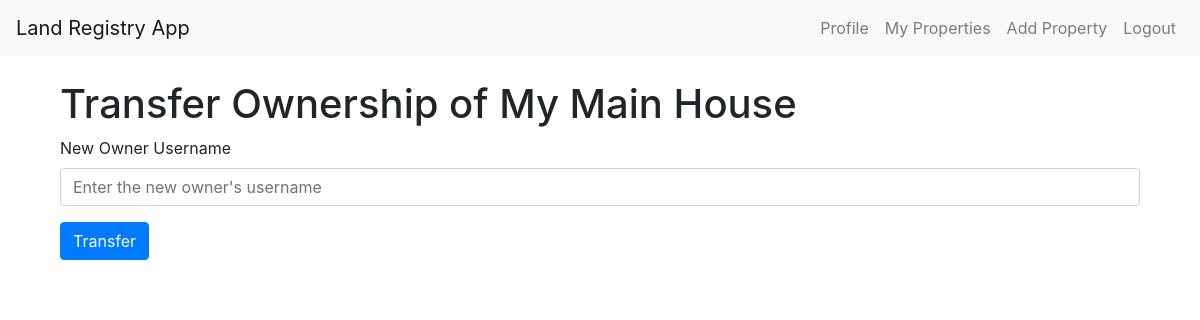
Page /transfer_property/2 (signed in) on the earlier database version.
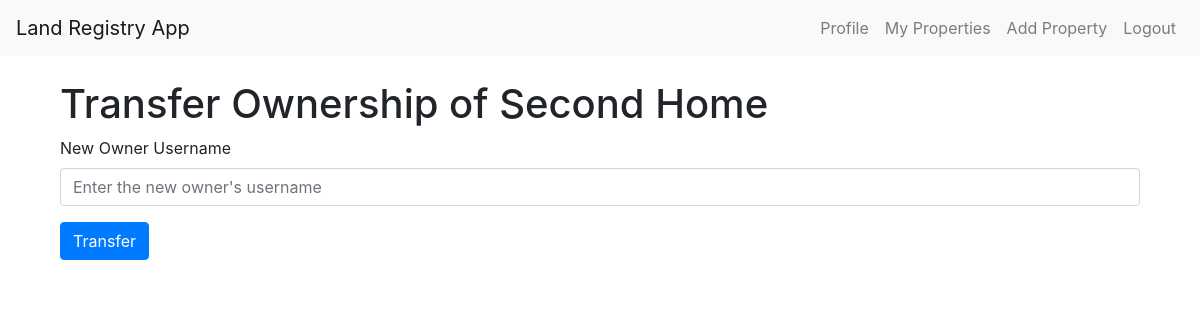
Same page on the later database version.
### models/property.py (models this page shows, shortened)
class Property(db.Model):
    id = db.Column(db.Integer, primary_key=True)
    title = db.Column(db.String(100), nullable=False)
    property_type = db.Column(db.String(50), nullable=False)
    address = db.Column(db.String(200), nullable=False)
    city = db.Column(db.String(100), nullable=False)
    postcode = db.Column(db.String(20), nullable=False)
    value = db.Column(db.Float, nullable=False)
    date_added = db.Column(db.DateTime, default=datetime.utcnow)
    owner_id = db.Column(db.Integer, db.ForeignKey('user.id'), nullable=False)

### routes/property_routes.py (the view, shortened to what this page needs)
@app.route('/transfer_property/<int:id>', methods=['GET', 'POST'])
@login_required
def transfer_property(id):
    property_to_transfer = Property.query.get_or_404(id)
    return render_template('transfer_ownership.html', property=property_to_transfer)

### app.py (called while the page is built)
@login_manager.user_loader
def load_user(user_id):
    return User.query.get(int(user_id))

### templates/transfer_ownership.html (shortened to what this page needs)
{% extends "base.html" %}
{% block content %}
<div class="container mt-4">
    <h1>Transfer Ownership of {{ property.title }}</h1>
    <form method="POST">
        <div class="form-group">
            <label for="username">New Owner Username</label>
            <input type="text" class="form-control" id="username" name="new_owner" placeholder="Enter the new owner's username" required>
        </div>
        <button type="submit" class="btn btn-primary">Transfer</button>
    </form>
</div>
{% endblock %}

Differences in the rows shown:
changed Property: title "My Main House" → "Second Home"
